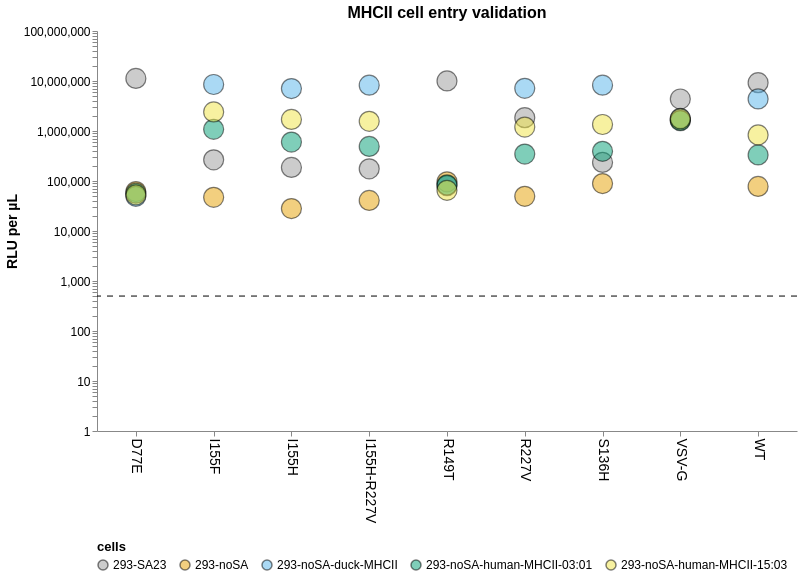

Notebook code cell kept with this figure:
### Code cell
# keep virus order if already categorical; otherwise use appearance order
virus_order = average_titers["virus"].drop_duplicates().tolist()

chart = (
    alt.Chart(average_titers)
    .mark_point(size=400, filled=True, opacity=0.5, stroke="black", strokeWidth=1.2)
    .encode(
        x=alt.X(
            "virus:N",
            sort=virus_order,
            title=None,
            axis=alt.Axis(labelAngle=90, labelFontSize=14, labelLimit=300),
        ),
        y=alt.Y(
            "mean_RLUperuL:Q",
            scale=alt.Scale(type="log", domain=[1, 1e8]),
            title="RLU per µL",
            axis=alt.Axis(titleFontSize=14, labelFontSize=12),
        ),
        color=alt.Color(
            "cells:N",
            scale=alt.Scale(range=CBPALETTE),
            legend=alt.Legend(title="cells", titleFontSize=13, labelFontSize=12, orient="bottom", labelLimit=300),
        ),
        tooltip=["virus:N", "cells:N", alt.Tooltip("mean_RLUperuL:Q", format=".2e")],
    )
    .properties(
        width=700,
        height=400,
        title="MHCII cell entry validation",
    )
)

hline = (
    alt.Chart(pd.DataFrame({"y": [500]}))
    .mark_rule(strokeDash=[6, 6], color="black")
    .encode(y="y:Q")
)

chart = (
    (chart + hline)
    .configure_axis(grid=False)
    .configure_view(stroke=None)
    .configure_title(fontSize=16)
)

chart

### Figure 1 — Vega-Lite specification as saved in the notebook (floating-point values rounded to 4 significant figures)
{"config": {"view": {"continuousWidth": 300, "continuousHeight": 300, "stroke": null}, "axis": {"grid": false}, "title": {"fontSize": 16}}, "layer": [{"data": {"name": "data-3a3c178e99190e8fe3b59930493f19a8"}, "mark": {"type": "point", "filled": true, "opacity": 0.5, "size": 400, "stroke": "black", "strokeWidth": 1.2}, "encoding": {"color": {"field": "cells", "legend": {"labelFontSize": 12, "labelLimit": 300, "orient": "bottom", "title": "cells", "titleFontSize": 13}, "scale": {"range": ["#999999", "#E69F00", "#56B4E9", "#009E73", "#F0E442", "#0072B2", "#D55E00", "#CC79A7"]}, "type": "nominal"}, "tooltip": [{"field": "virus", "type": "nominal"}, {"field": "cells", "type": "nominal"}, {"field": "mean_RLUperuL", "format": ".2e", "type": "quantitative"}], "x": {"axis": {"labelAngle": 90, "labelFontSize": 14, "labelLimit": 300}, "field": "virus", "sort": ["D77E", "I155F", "I155H", "I155H-R227V", "R149T", "R227V", "S136H", "VSV-G", "WT"], "title": null, "type": "nominal"}, "y": {"axis": {"labelFontSize": 12, "titleFontSize": 14}, "field": "mean_RLUperuL", "scale": {"domain": [1, 100000000.0], "type": "log"}, "title": "RLU per µL", "type": "quantitative"}}, "title": "MHCII cell entry validation"}, {"data": {"name": "data-a090d0a2fcec0b9554b469889583e377"}, "mark": {"type": "rule", "color": "black", "strokeDash": [6, 6]}, "encoding": {"y": {"field": "y", "type": "quantitative"}}}], "height": 400, "width": 700, "$schema": "https://vega.github.io/schema/vega-lite/v6.1.0.json", "datasets": {"data-3a3c178e99190e8fe3b59930493f19a8": [{"virus": "D77E", "cells": "293-SA23", "oseltamivir": "no", "media": "D10", "ng_neuraminidase": 150, "entry_effect": "MHCII decrease", "mean_RLUperuL": 11240000.0}, {"virus": "D77E", "cells": "293-noSA", "oseltamivir": "no", "media": "D10", "ng_neuraminidase": 150, "entry_effect": "MHCII decrease", "mean_RLUperuL": 61340.0}, {"virus": "D77E", "cells": "293-noSA-duck-MHCII", "oseltamivir": "no", "media": "D10", "ng_neuraminidase": 150, "entry_effect": "MHCII decrease", "mean_RLUperuL": 49310.0}, {"virus": "D77E", "cells": "293-noSA-human-MHCII-03:01", "oseltamivir": "no", "media": "D10", "ng_neuraminidase": 150, "entry_effect": "MHCII decrease", "mean_RLUperuL": 57010.0}, {"virus": "D77E", "cells": "293-noSA-human-MHCII-15:03", "oseltamivir": "no", "media": "D10", "ng_neuraminidase": 150, "entry_effect": "MHCII decrease", "mean_RLUperuL": 52570.0}, {"virus": "I155F", "cells": "293-SA23", "oseltamivir": "no", "media": "D10", "ng_neuraminidase": 150, "entry_effect": "sialic acid decrease", "mean_RLUperuL": 265400.0}, {"virus": "I155F", "cells": "293-noSA", "oseltamivir": "no", "media": "D10", "ng_neuraminidase": 150, "entry_effect": "sialic acid decrease", "mean_RLUperuL": 47260.0}, {"virus": "I155F", "cells": "293-noSA-duck-MHCII", "oseltamivir": "no", "media": "D10", "ng_neuraminidase": 150, "entry_effect": "sialic acid decrease", "mean_RLUperuL": 8509000.0}, {"virus": "I155F", "cells": "293-noSA-human-MHCII-03:01", "oseltamivir": "no", "media": "D10", "ng_neuraminidase": 150, "entry_effect": "sialic acid decrease", "mean_RLUperuL": 1082000.0}, {"virus": "I155F", "cells": "293-noSA-human-MHCII-15:03", "oseltamivir": "no", "media": "D10", "ng_neuraminidase": 150, "entry_effect": "sialic acid decrease", "mean_RLUperuL": 2403000.0}, {"virus": "I155H", "cells": "293-SA23", "oseltamivir": "no", "media": "D10", "ng_neuraminidase": 150, "entry_effect": "sialic acid decrease", "mean_RLUperuL": 186600.0}, {"virus": "I155H", "cells": "293-noSA", "oseltamivir": "no", "media": "D10", "ng_neuraminidase": 150, "entry_effect": "sialic acid decrease", "mean_RLUperuL": 28080.0}, {"virus": "I155H", "cells": "293-noSA-duck-MHCII", "oseltamivir": "no", "media": "D10", "ng_neuraminidase": 150, "entry_effect": "sialic acid decrease", "mean_RLUperuL": 7052000.0}, {"virus": "I155H", "cells": "293-noSA-human-MHCII-03:01", "oseltamivir": "no", "media": "D10", "ng_neuraminidase": 150, "entry_effect": "sialic acid decrease", "mean_RLUperuL": 600400.0}, {"virus": "I155H", "cells": "293-noSA-human-MHCII-15:03", "oseltamivir": "no", "media": "D10", "ng_neuraminidase": 150, "entry_effect": "sialic acid decrease", "mean_RLUperuL": 1707000.0}, {"virus": "I155H-R227V", "cells": "293-SA23", "oseltamivir": "no", "media": "D10", "ng_neuraminidase": 150, "entry_effect": "sialic acid decrease", "mean_RLUperuL": 175200.0}, {"virus": "I155H-R227V", "cells": "293-noSA", "oseltamivir": "no", "media": "D10", "ng_neuraminidase": 150, "entry_effect": "sialic acid decrease", "mean_RLUperuL": 40810.0}, {"virus": "I155H-R227V", "cells": "293-noSA-duck-MHCII", "oseltamivir": "no", "media": "D10", "ng_neuraminidase": 150, "entry_effect": "sialic acid decrease", "mean_RLUperuL": 8248000.0}, {"virus": "I155H-R227V", "cells": "293-noSA-human-MHCII-03:01", "oseltamivir": "no", "media": "D10", "ng_neuraminidase": 150, "entry_effect": "sialic acid decrease", "mean_RLUperuL": 491500.0}, {"virus": "I155H-R227V", "cells": "293-noSA-human-MHCII-15:03", "oseltamivir": "no", "media": "D10", "ng_neuraminidase": 150, "entry_effect": "sialic acid decrease", "mean_RLUperuL": 1564000.0}, {"virus": "R149T", "cells": "293-SA23", "oseltamivir": "no", "media": "D10", "ng_neuraminidase": 150, "entry_effect": "MHCII decrease", "mean_RLUperuL": 10040000.0}, {"virus": "R149T", "cells": "293-noSA", "oseltamivir": "no", "media": "D10", "ng_neuraminidase": 150, "entry_effect": "MHCII decrease", "mean_RLUperuL": 96260.0}, {"virus": "R149T", "cells": "293-noSA-duck-MHCII", "oseltamivir": "no", "media": "D10", "ng_neuraminidase": 150, "entry_effect": "MHCII decrease", "mean_RLUperuL": 80620.0}, {"virus": "R149T", "cells": "293-noSA-human-MHCII-03:01", "oseltamivir": "no", "media": "D10", "ng_neuraminidase": 150, "entry_effect": "MHCII decrease", "mean_RLUperuL": 83810.0}, {"virus": "R149T", "cells": "293-noSA-human-MHCII-15:03", "oseltamivir": "no", "media": "D10", "ng_neuraminidase": 150, "entry_effect": "MHCII decrease", "mean_RLUperuL": 65130.0}, {"virus": "R227V", "cells": "293-SA23", "oseltamivir": "no", "media": "D10", "ng_neuraminidase": 150, "entry_effect": "sialic acid decrease", "mean_RLUperuL": 1848000.0}, {"virus": "R227V", "cells": "293-noSA", "oseltamivir": "no", "media": "D10", "ng_neuraminidase": 150, "entry_effect": "sialic acid decrease", "mean_RLUperuL": 49370.0}, {"virus": "R227V", "cells": "293-noSA-duck-MHCII", "oseltamivir": "no", "media": "D10", "ng_neuraminidase": 150, "entry_effect": "sialic acid decrease", "mean_RLUperuL": 7147000.0}, {"virus": "R227V", "cells": "293-noSA-human-MHCII-03:01", "oseltamivir": "no", "media": "D10", "ng_neuraminidase": 150, "entry_effect": "sialic acid decrease", "mean_RLUperuL": 345000.0}, {"virus": "R227V", "cells": "293-noSA-human-MHCII-15:03", "oseltamivir": "no", "media": "D10", "ng_neuraminidase": 150, "entry_effect": "sialic acid decrease", "mean_RLUperuL": 1200000.0}, {"virus": "S136H", "cells": "293-SA23", "oseltamivir": "no", "media": "D10", "ng_neuraminidase": 150, "entry_effect": "sialic acid decrease", "mean_RLUperuL": 235200.0}, {"virus": "S136H", "cells": "293-noSA", "oseltamivir": "no", "media": "D10", "ng_neuraminidase": 150, "entry_effect": "sialic acid decrease", "mean_RLUperuL": 88790.0}, {"virus": "S136H", "cells": "293-noSA-duck-MHCII", "oseltamivir": "no", "media": "D10", "ng_neuraminidase": 150, "entry_effect": "sialic acid decrease", "mean_RLUperuL": 8234000.0}, {"virus": "S136H", "cells": "293-noSA-human-MHCII-03:01", "oseltamivir": "no", "media": "D10", "ng_neuraminidase": 150, "entry_effect": "sialic acid decrease", "mean_RLUperuL": 391800.0}, {"virus": "S136H", "cells": "293-noSA-human-MHCII-15:03", "oseltamivir": "no", "media": "D10", "ng_neuraminidase": 150, "entry_effect": "sialic acid decrease", "mean_RLUperuL": 1348000.0}, {"virus": "VSV-G", "cells": "293-SA23", "oseltamivir": "no", "media": "D10", "ng_neuraminidase": 150, "entry_effect": "control", "mean_RLUperuL": 4366000.0}, {"virus": "VSV-G", "cells": "293-noSA", "oseltamivir": "no", "media": "D10", "ng_neuraminidase": 150, "entry_effect": "control", "mean_RLUperuL": 1639000.0}, {"virus": "VSV-G", "cells": "293-noSA-duck-MHCII", "oseltamivir": "no", "media": "D10", "ng_neuraminidase": 150, "entry_effect": "control", "mean_RLUperuL": 1785000.0}, {"virus": "VSV-G", "cells": "293-noSA-human-MHCII-03:01", "oseltamivir": "no", "media": "D10", "ng_neuraminidase": 150, "entry_effect": "control", "mean_RLUperuL": 1607000.0}, {"virus": "VSV-G", "cells": "293-noSA-human-MHCII-15:03", "oseltamivir": "no", "media": "D10", "ng_neuraminidase": 150, "entry_effect": "control", "mean_RLUperuL": 1753000.0}, {"virus": "WT", "cells": "293-SA23", "oseltamivir": "no", "media": "D10", "ng_neuraminidase": 150, "entry_effect": "control", "mean_RLUperuL": 9253000.0}, {"virus": "WT", "cells": "293-noSA", "oseltamivir": "no", "media": "D10", "ng_neuraminidase": 150, "entry_effect": "control", "mean_RLUperuL": 77760.0}, {"virus": "WT", "cells": "293-noSA-duck-MHCII", "oseltamivir": "no", "media": "D10", "ng_neuraminidase": 150, "entry_effect": "control", "mean_RLUperuL": 4387000.0}, {"virus": "WT", "cells": "293-noSA-human-MHCII-03:01", "oseltamivir": "no", "media": "D10", "ng_neuraminidase": 150, "entry_effect": "control", "mean_RLUperuL": 331800.0}, {"virus": "WT", "cells": "293-noSA-human-MHCII-15:03", "oseltamivir": "no", "media": "D10", "ng_neuraminidase": 150, "entry_effect": "control", "mean_RLUperuL": 834100.0}], "data-a090d0a2fcec0b9554b469889583e377": [{"y": 500}]}}
